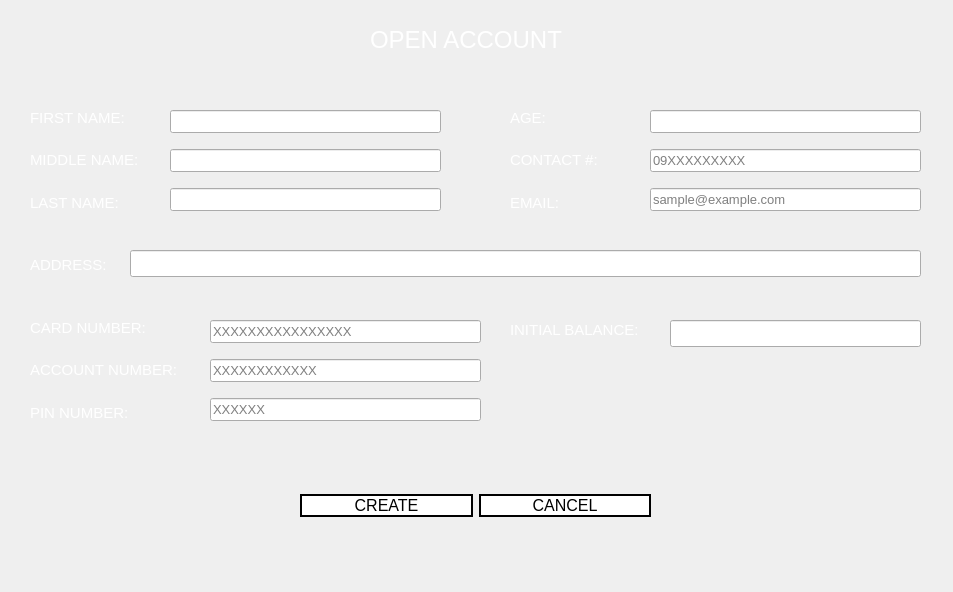
<?xml version="1.0" encoding="UTF-8"?>
<ui version="4.0">
 <class>admin_open</class>
 <widget class="QWidget" name="admin_open">
  <property name="geometry">
   <rect>
    <x>0</x>
    <y>0</y>
    <width>953</width>
    <height>592</height>
   </rect>
  </property>
  <property name="minimumSize">
   <size>
    <width>953</width>
    <height>592</height>
   </size>
  </property>
  <property name="maximumSize">
   <size>
    <width>953</width>
    <height>592</height>
   </size>
  </property>
  <property name="windowTitle">
   <string>Open Account</string>
  </property>
  <property name="windowIcon">
   <iconset>
    <normaloff>icon.png</normaloff>icon.png</iconset>
  </property>
  <property name="styleSheet">
   <string notr="true">QWidget#admin_open{
	border-image: url(:/images/gradient.png);
}

QPushButton{
background: transparent;
background-color: white;
border: 2px solid black;
}

QPushButton:hover{
background-color: rgb(30, 30, 30);
color: white;
}

QPushButton:pressed{
font: bold;
}
</string>
  </property>
  <widget class="QLabel" name="label">
   <property name="geometry">
    <rect>
     <x>370</x>
     <y>10</y>
     <width>251</width>
     <height>61</height>
    </rect>
   </property>
   <property name="font">
    <font>
     <pointsize>18</pointsize>
     <weight>50</weight>
     <bold>false</bold>
    </font>
   </property>
   <property name="text">
    <string>&lt;html&gt;&lt;head/&gt;&lt;body&gt;&lt;p&gt;&lt;span style=&quot; color:#ffffff;&quot;&gt;OPEN ACCOUNT&lt;/span&gt;&lt;/p&gt;&lt;/body&gt;&lt;/html&gt;</string>
   </property>
  </widget>
  <widget class="QWidget" name="verticalLayoutWidget">
   <property name="geometry">
    <rect>
     <x>170</x>
     <y>100</y>
     <width>271</width>
     <height>121</height>
    </rect>
   </property>
   <layout class="QVBoxLayout" name="verticalLayout">
    <item>
     <widget class="QLineEdit" name="sys_fn">
      <property name="font">
       <font>
        <pointsize>10</pointsize>
       </font>
      </property>
      <property name="text">
       <string/>
      </property>
      <property name="maxLength">
       <number>50</number>
      </property>
     </widget>
    </item>
    <item>
     <widget class="QLineEdit" name="sys_mn">
      <property name="font">
       <font>
        <pointsize>10</pointsize>
       </font>
      </property>
      <property name="text">
       <string/>
      </property>
      <property name="maxLength">
       <number>50</number>
      </property>
     </widget>
    </item>
    <item>
     <widget class="QLineEdit" name="sys_ln">
      <property name="font">
       <font>
        <pointsize>10</pointsize>
       </font>
      </property>
      <property name="text">
       <string/>
      </property>
      <property name="maxLength">
       <number>50</number>
      </property>
     </widget>
    </item>
   </layout>
  </widget>
  <widget class="QWidget" name="verticalLayoutWidget_2">
   <property name="geometry">
    <rect>
     <x>30</x>
     <y>100</y>
     <width>125</width>
     <height>121</height>
    </rect>
   </property>
   <layout class="QVBoxLayout" name="verticalLayout_2">
    <item>
     <widget class="QLabel" name="label_2">
      <property name="font">
       <font>
        <pointsize>11</pointsize>
       </font>
      </property>
      <property name="text">
       <string>&lt;html&gt;&lt;head/&gt;&lt;body&gt;&lt;p&gt;&lt;span style=&quot; color:#ffffff;&quot;&gt;FIRST NAME:&lt;/span&gt;&lt;/p&gt;&lt;/body&gt;&lt;/html&gt;</string>
      </property>
     </widget>
    </item>
    <item>
     <widget class="QLabel" name="label_4">
      <property name="font">
       <font>
        <pointsize>11</pointsize>
       </font>
      </property>
      <property name="text">
       <string>&lt;html&gt;&lt;head/&gt;&lt;body&gt;&lt;p&gt;&lt;span style=&quot; color:#ffffff;&quot;&gt;MIDDLE NAME:&lt;/span&gt;&lt;/p&gt;&lt;/body&gt;&lt;/html&gt;</string>
      </property>
     </widget>
    </item>
    <item>
     <widget class="QLabel" name="label_3">
      <property name="font">
       <font>
        <pointsize>11</pointsize>
       </font>
      </property>
      <property name="text">
       <string>&lt;html&gt;&lt;head/&gt;&lt;body&gt;&lt;p&gt;&lt;span style=&quot; color:#ffffff;&quot;&gt;LAST NAME:&lt;/span&gt;&lt;/p&gt;&lt;/body&gt;&lt;/html&gt;</string>
      </property>
     </widget>
    </item>
   </layout>
  </widget>
  <widget class="QWidget" name="verticalLayoutWidget_3">
   <property name="geometry">
    <rect>
     <x>510</x>
     <y>100</y>
     <width>131</width>
     <height>121</height>
    </rect>
   </property>
   <layout class="QVBoxLayout" name="verticalLayout_3">
    <item>
     <widget class="QLabel" name="label_5">
      <property name="font">
       <font>
        <pointsize>11</pointsize>
       </font>
      </property>
      <property name="text">
       <string>&lt;html&gt;&lt;head/&gt;&lt;body&gt;&lt;p&gt;&lt;span style=&quot; color:#ffffff;&quot;&gt;AGE:&lt;/span&gt;&lt;/p&gt;&lt;/body&gt;&lt;/html&gt;</string>
      </property>
     </widget>
    </item>
    <item>
     <widget class="QLabel" name="label_6">
      <property name="font">
       <font>
        <pointsize>11</pointsize>
       </font>
      </property>
      <property name="text">
       <string>&lt;html&gt;&lt;head/&gt;&lt;body&gt;&lt;p&gt;&lt;span style=&quot; color:#ffffff;&quot;&gt;CONTACT #:&lt;/span&gt;&lt;/p&gt;&lt;/body&gt;&lt;/html&gt;</string>
      </property>
     </widget>
    </item>
    <item>
     <widget class="QLabel" name="label_7">
      <property name="font">
       <font>
        <pointsize>11</pointsize>
       </font>
      </property>
      <property name="text">
       <string>&lt;html&gt;&lt;head/&gt;&lt;body&gt;&lt;p&gt;&lt;span style=&quot; color:#ffffff;&quot;&gt;EMAIL:&lt;/span&gt;&lt;/p&gt;&lt;/body&gt;&lt;/html&gt;</string>
      </property>
     </widget>
    </item>
   </layout>
  </widget>
  <widget class="QWidget" name="verticalLayoutWidget_4">
   <property name="geometry">
    <rect>
     <x>650</x>
     <y>100</y>
     <width>271</width>
     <height>121</height>
    </rect>
   </property>
   <layout class="QVBoxLayout" name="verticalLayout_4">
    <item>
     <widget class="QLineEdit" name="sys_age">
      <property name="font">
       <font>
        <pointsize>10</pointsize>
       </font>
      </property>
      <property name="inputMask">
       <string>99</string>
      </property>
      <property name="text">
       <string/>
      </property>
      <property name="maxLength">
       <number>2</number>
      </property>
      <property name="placeholderText">
       <string/>
      </property>
     </widget>
    </item>
    <item>
     <widget class="QLineEdit" name="sys_contact">
      <property name="font">
       <font>
        <pointsize>10</pointsize>
       </font>
      </property>
      <property name="inputMask">
       <string>99999999999</string>
      </property>
      <property name="text">
       <string/>
      </property>
      <property name="maxLength">
       <number>11</number>
      </property>
      <property name="cursorPosition">
       <number>0</number>
      </property>
      <property name="placeholderText">
       <string>09XXXXXXXXX</string>
      </property>
     </widget>
    </item>
    <item>
     <widget class="QLineEdit" name="sys_email">
      <property name="font">
       <font>
        <pointsize>10</pointsize>
       </font>
      </property>
      <property name="text">
       <string/>
      </property>
      <property name="maxLength">
       <number>50</number>
      </property>
      <property name="placeholderText">
       <string>sample@example.com</string>
      </property>
     </widget>
    </item>
   </layout>
  </widget>
  <widget class="QLabel" name="label_8">
   <property name="geometry">
    <rect>
     <x>30</x>
     <y>250</y>
     <width>123</width>
     <height>31</height>
    </rect>
   </property>
   <property name="font">
    <font>
     <pointsize>11</pointsize>
    </font>
   </property>
   <property name="text">
    <string>&lt;html&gt;&lt;head/&gt;&lt;body&gt;&lt;p&gt;&lt;span style=&quot; color:#ffffff;&quot;&gt;ADDRESS:&lt;/span&gt;&lt;/p&gt;&lt;/body&gt;&lt;/html&gt;</string>
   </property>
  </widget>
  <widget class="QLineEdit" name="sys_add">
   <property name="geometry">
    <rect>
     <x>130</x>
     <y>250</y>
     <width>791</width>
     <height>27</height>
    </rect>
   </property>
   <property name="font">
    <font>
     <pointsize>10</pointsize>
    </font>
   </property>
   <property name="text">
    <string/>
   </property>
   <property name="maxLength">
    <number>50</number>
   </property>
  </widget>
  <widget class="QWidget" name="verticalLayoutWidget_5">
   <property name="geometry">
    <rect>
     <x>30</x>
     <y>310</y>
     <width>165</width>
     <height>121</height>
    </rect>
   </property>
   <layout class="QVBoxLayout" name="verticalLayout_5">
    <item>
     <widget class="QLabel" name="label_9">
      <property name="font">
       <font>
        <pointsize>11</pointsize>
       </font>
      </property>
      <property name="text">
       <string>&lt;html&gt;&lt;head/&gt;&lt;body&gt;&lt;p&gt;&lt;span style=&quot; color:#ffffff;&quot;&gt;CARD NUMBER:&lt;/span&gt;&lt;/p&gt;&lt;/body&gt;&lt;/html&gt;</string>
      </property>
     </widget>
    </item>
    <item>
     <widget class="QLabel" name="label_10">
      <property name="font">
       <font>
        <pointsize>11</pointsize>
       </font>
      </property>
      <property name="text">
       <string>&lt;html&gt;&lt;head/&gt;&lt;body&gt;&lt;p&gt;&lt;span style=&quot; color:#ffffff;&quot;&gt;ACCOUNT NUMBER:&lt;/span&gt;&lt;/p&gt;&lt;/body&gt;&lt;/html&gt;</string>
      </property>
     </widget>
    </item>
    <item>
     <widget class="QLabel" name="label_11">
      <property name="font">
       <font>
        <pointsize>11</pointsize>
       </font>
      </property>
      <property name="text">
       <string>&lt;html&gt;&lt;head/&gt;&lt;body&gt;&lt;p&gt;&lt;span style=&quot; color:#ffffff;&quot;&gt;PIN NUMBER:&lt;/span&gt;&lt;/p&gt;&lt;/body&gt;&lt;/html&gt;</string>
      </property>
     </widget>
    </item>
   </layout>
  </widget>
  <widget class="QWidget" name="verticalLayoutWidget_6">
   <property name="geometry">
    <rect>
     <x>210</x>
     <y>310</y>
     <width>271</width>
     <height>121</height>
    </rect>
   </property>
   <layout class="QVBoxLayout" name="verticalLayout_6">
    <item>
     <widget class="QLineEdit" name="sys_cn">
      <property name="font">
       <font>
        <pointsize>10</pointsize>
       </font>
      </property>
      <property name="inputMask">
       <string>9999999999999999</string>
      </property>
      <property name="text">
       <string/>
      </property>
      <property name="maxLength">
       <number>16</number>
      </property>
      <property name="cursorPosition">
       <number>0</number>
      </property>
      <property name="placeholderText">
       <string>XXXXXXXXXXXXXXXX</string>
      </property>
     </widget>
    </item>
    <item>
     <widget class="QLineEdit" name="sys_an">
      <property name="font">
       <font>
        <pointsize>10</pointsize>
       </font>
      </property>
      <property name="inputMask">
       <string>999999999999</string>
      </property>
      <property name="text">
       <string/>
      </property>
      <property name="maxLength">
       <number>12</number>
      </property>
      <property name="placeholderText">
       <string>XXXXXXXXXXXX</string>
      </property>
     </widget>
    </item>
    <item>
     <widget class="QLineEdit" name="sys_pin">
      <property name="font">
       <font>
        <pointsize>10</pointsize>
       </font>
      </property>
      <property name="inputMethodHints">
       <set>Qt::ImhHiddenText|Qt::ImhNoAutoUppercase|Qt::ImhNoPredictiveText|Qt::ImhSensitiveData</set>
      </property>
      <property name="inputMask">
       <string/>
      </property>
      <property name="text">
       <string/>
      </property>
      <property name="maxLength">
       <number>6</number>
      </property>
      <property name="echoMode">
       <enum>QLineEdit::Password</enum>
      </property>
      <property name="placeholderText">
       <string>XXXXXX</string>
      </property>
     </widget>
    </item>
   </layout>
  </widget>
  <widget class="QWidget" name="horizontalLayoutWidget">
   <property name="geometry">
    <rect>
     <x>300</x>
     <y>460</y>
     <width>351</width>
     <height>91</height>
    </rect>
   </property>
   <layout class="QHBoxLayout" name="horizontalLayout">
    <item>
     <widget class="QPushButton" name="sys_create">
      <property name="font">
       <font>
        <pointsize>12</pointsize>
       </font>
      </property>
      <property name="cursor">
       <cursorShape>PointingHandCursor</cursorShape>
      </property>
      <property name="text">
       <string>CREATE</string>
      </property>
     </widget>
    </item>
    <item>
     <widget class="QPushButton" name="sys_cancel">
      <property name="font">
       <font>
        <pointsize>12</pointsize>
       </font>
      </property>
      <property name="cursor">
       <cursorShape>PointingHandCursor</cursorShape>
      </property>
      <property name="text">
       <string>CANCEL</string>
      </property>
     </widget>
    </item>
   </layout>
  </widget>
  <widget class="QLabel" name="label_12">
   <property name="geometry">
    <rect>
     <x>510</x>
     <y>320</y>
     <width>163</width>
     <height>21</height>
    </rect>
   </property>
   <property name="font">
    <font>
     <pointsize>11</pointsize>
    </font>
   </property>
   <property name="text">
    <string>&lt;html&gt;&lt;head/&gt;&lt;body&gt;&lt;p&gt;&lt;span style=&quot; color:#ffffff;&quot;&gt;INITIAL BALANCE:&lt;/span&gt;&lt;/p&gt;&lt;/body&gt;&lt;/html&gt;</string>
   </property>
  </widget>
  <widget class="QLineEdit" name="sys_bal">
   <property name="geometry">
    <rect>
     <x>670</x>
     <y>320</y>
     <width>251</width>
     <height>27</height>
    </rect>
   </property>
   <property name="font">
    <font>
     <pointsize>10</pointsize>
    </font>
   </property>
   <property name="inputMask">
    <string>9999999999</string>
   </property>
   <property name="text">
    <string/>
   </property>
   <property name="maxLength">
    <number>10</number>
   </property>
  </widget>
 </widget>
 <resources>
  <include location="resource.qrc"/>
 </resources>
 <connections/>
</ui>
